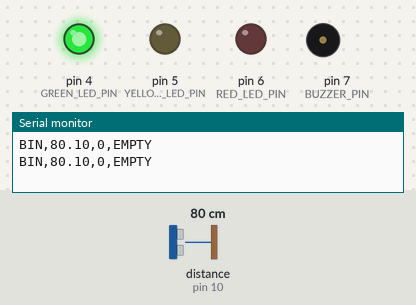
This sketch was run on a simulated Arduino Uno, built with avr-gcc and run on an emulated ATmega328P. Parts: output pins drawn as LEDs (lit = HIGH), buzzer (waves = sounding), the last lines printed to the serial monitor. Wiring (inferred from the names in the program): ultrasonic range finder: trigger pin 9; echo pin 10. The inputs (shaded band) are chosen by the test bench; at power-on: distance to the obstacle (sensor on pin 10) 80 cm. The echo pulse lasts 58.3 µs per cm; pins used as bus, display or sensor lines are not drawn.

Above: at 2.8 s.
2.9 s: distance to the obstacle (sensor on pin 10) set to 26 cm
4.4 s: distance to the obstacle (sensor on pin 10) set to 20 cm
At 6.2 s:
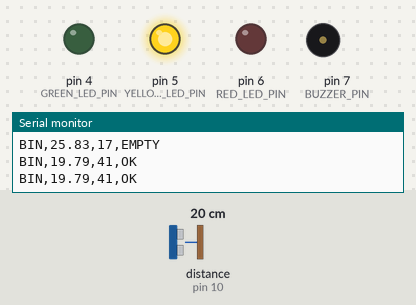
6.5 s: distance to the obstacle (sensor on pin 10) set to 13 cm
8.2 s: distance to the obstacle (sensor on pin 10) set to 10 cm
At 10.1 s:
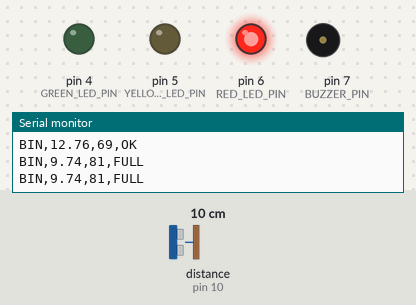
10.7 s: distance to the obstacle (sensor on pin 10) set to 18 cm
At 12.0 s:
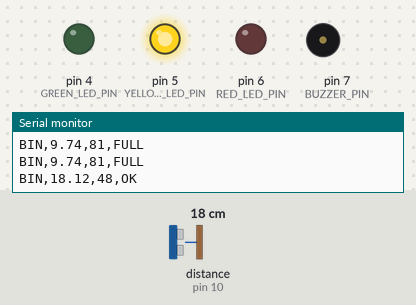
12.5 s: distance to the obstacle (sensor on pin 10) set to 2 cm
At 13.12 s:
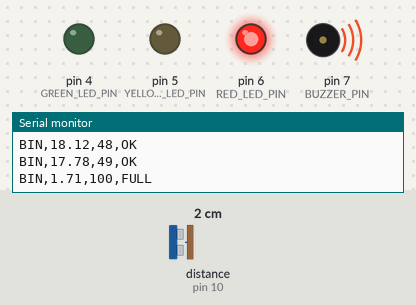
Timing chart, 0 to 15.5 s (numbered marks = the images above; inputs shaded):
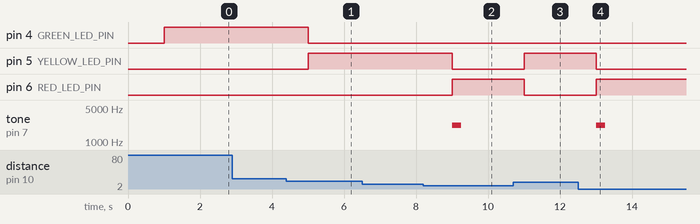

Measured:
- the behaviour switches between 24 and 23 cm on distance to the obstacle (sensor on pin 10) (found by bisection; images 0 and 1)
- the behaviour switches between 12 and 11 cm on distance to the obstacle (sensor on pin 10) (found by bisection; images 1 and 2)
- after the input at 4.4 s, pin 4 (GREEN_LED_PIN): HIGH → LOW after 0.60 s; pin 5 (YELLOW_LED_PIN): LOW → HIGH after 0.60 s
- after the input at 8.2 s, pin 5 (YELLOW_LED_PIN): HIGH → LOW after 0.80 s; pin 6 (RED_LED_PIN): LOW → HIGH after 0.80 s; tone on pin 7 (BUZZER_PIN): silent → 2200 Hz after 0.80 s, → silent 0.25 s later
- after the input at 10.7 s, pin 5 (YELLOW_LED_PIN): LOW → HIGH after 0.30 s; pin 6 (RED_LED_PIN): HIGH → LOW after 0.30 s
- after the input at 12.5 s, pin 5 (YELLOW_LED_PIN): HIGH → LOW after 0.50 s; pin 6 (RED_LED_PIN): LOW → HIGH after 0.50 s; tone on pin 7 (BUZZER_PIN): silent → 2200 Hz after 0.50 s, → silent 0.25 s later

The sketch:

bin_level_sensor.ino
```cpp
/*
  Bin Level Sensor
  Arduino Uno R3 + HC-SR04

  Required:
    HC-SR04 TRIG -> D9
    HC-SR04 ECHO -> D10

  Optional:
    Green LED -> D4
    Yellow LED -> D5
    Red LED -> D6
    Active buzzer -> D7
*/

const byte TRIG_PIN = 9;
const byte ECHO_PIN = 10;
const byte GREEN_LED_PIN = 4;
const byte YELLOW_LED_PIN = 5;
const byte RED_LED_PIN = 6;
const byte BUZZER_PIN = 7;

// Calibrate these values for the installed bin.
const float EMPTY_DISTANCE_CM = 30.0;
const float FULL_DISTANCE_CM = 5.0;
const unsigned long MEASUREMENT_INTERVAL_MS = 1000;
const unsigned long ECHO_TIMEOUT_US = 30000;

enum BinStatus {
  STATUS_EMPTY,
  STATUS_OK,
  STATUS_FULL,
  STATUS_UNKNOWN
};

BinStatus previousStatus = STATUS_UNKNOWN;
unsigned long lastMeasurementMs = 0;

void setup() {
  pinMode(TRIG_PIN, OUTPUT);
  pinMode(ECHO_PIN, INPUT);
  pinMode(GREEN_LED_PIN, OUTPUT);
  pinMode(YELLOW_LED_PIN, OUTPUT);
  pinMode(RED_LED_PIN, OUTPUT);
  pinMode(BUZZER_PIN, OUTPUT);

  digitalWrite(TRIG_PIN, LOW);
  clearIndicators();
  Serial.begin(9600);
}

void loop() {
  if (millis() - lastMeasurementMs < MEASUREMENT_INTERVAL_MS) {
    return;
  }
  lastMeasurementMs = millis();

  float distanceCm = measureDistanceCm();
  if (distanceCm < 0) {
    clearIndicators();
    Serial.println(F("BIN,NA,NA,UNKNOWN"));
    previousStatus = STATUS_UNKNOWN;
    return;
  }

  int fillPercent = calculateFillPercent(distanceCm);
  BinStatus status = getStatus(fillPercent);
  updateIndicators(status);

  Serial.print(F("BIN,"));
  Serial.print(distanceCm, 2);
  Serial.print(',');
  Serial.print(fillPercent);
  Serial.print(',');
  printStatus(status);
  Serial.println();

  if (status == STATUS_FULL && previousStatus != STATUS_FULL) {
    tone(BUZZER_PIN, 2200, 250);
  }
  previousStatus = status;
}

float measureDistanceCm() {
  digitalWrite(TRIG_PIN, LOW);
  delayMicroseconds(2);
  digitalWrite(TRIG_PIN, HIGH);
  delayMicroseconds(10);
  digitalWrite(TRIG_PIN, LOW);

  unsigned long durationUs = pulseIn(ECHO_PIN, HIGH, ECHO_TIMEOUT_US);
  if (durationUs == 0) {
    return -1;
  }
  return durationUs / 58.0;
}

int calculateFillPercent(float distanceCm) {
  float percent = (EMPTY_DISTANCE_CM - distanceCm) * 100.0 /
                  (EMPTY_DISTANCE_CM - FULL_DISTANCE_CM);
  percent = constrain(percent, 0.0, 100.0);
  return (int)(percent + 0.5);
}

BinStatus getStatus(int fillPercent) {
  if (fillPercent <= 25) {
    return STATUS_EMPTY;
  }
  if (fillPercent <= 75) {
    return STATUS_OK;
  }
  return STATUS_FULL;
}

void updateIndicators(BinStatus status) {
  digitalWrite(GREEN_LED_PIN, status == STATUS_EMPTY ? HIGH : LOW);
  digitalWrite(YELLOW_LED_PIN, status == STATUS_OK ? HIGH : LOW);
  digitalWrite(RED_LED_PIN, status == STATUS_FULL ? HIGH : LOW);
}

void clearIndicators() {
  digitalWrite(GREEN_LED_PIN, LOW);
  digitalWrite(YELLOW_LED_PIN, LOW);
  digitalWrite(RED_LED_PIN, LOW);
  noTone(BUZZER_PIN);
}

void printStatus(BinStatus status) {
  if (status == STATUS_EMPTY) {
    Serial.print(F("EMPTY"));
  } else if (status == STATUS_OK) {
    Serial.print(F("OK"));
  } else if (status == STATUS_FULL) {
    Serial.print(F("FULL"));
  } else {
    Serial.print(F("UNKNOWN"));
  }
}
```
